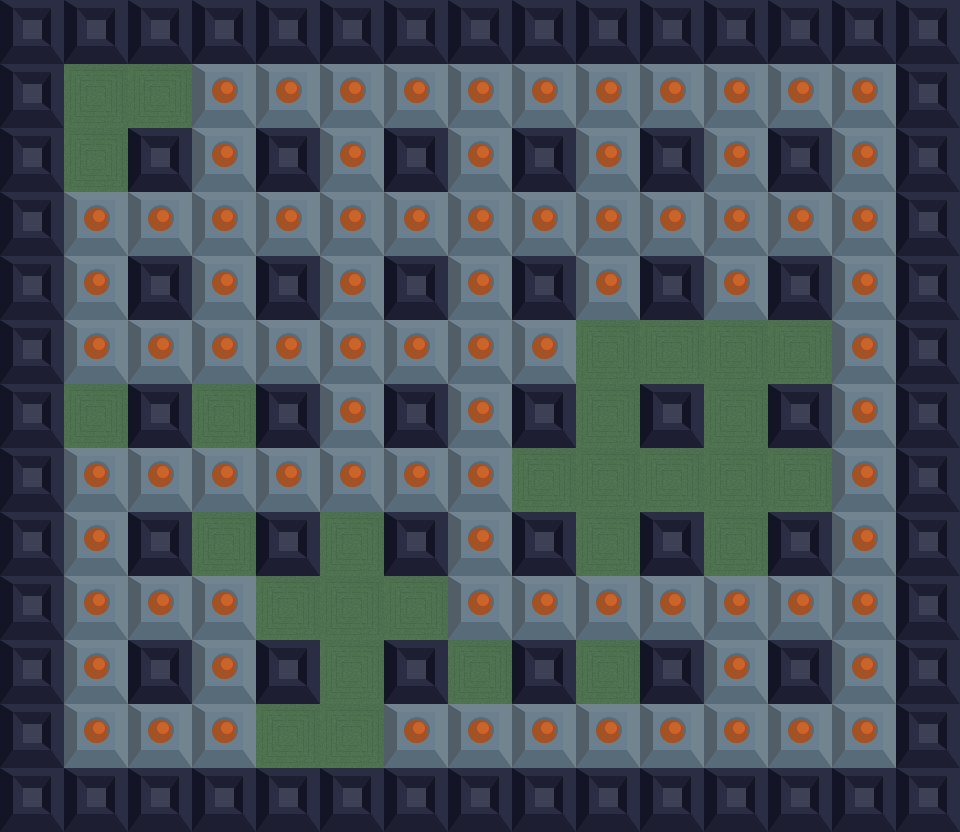

A level layout from a 2D game, rendered from its tile map. Below: a short description, then the map file with tile-grid data replaced by summaries:
An orthogonal 15x13 tile map with 64x64 px tiles, 5 tile layers (BACKGROUND_LAYER, POWER_LAYER, EXIT_LAYER, SOLID_LAYER, ...), 7 tilesets and 122 objects.

<map version="1.0" orientation="orthogonal" renderorder="left-up" width="15" height="13" tilewidth="64" tileheight="64" nextobjectid="217">
 <tileset firstgid="1" name="Solid Block" tilewidth="64" tileheight="64" tilecount="1" columns="1">
  <image source="Sprites/Blocks/SolidBlock.png" width="64" height="64" />
 </tileset>
 <tileset firstgid="2" name="Exploding Block" tilewidth="64" tileheight="64" tilecount="1" columns="1">
  <image source="Sprites/Blocks/ExplodableBlock.png" width="64" height="64" />
 </tileset>
 <tileset firstgid="3" name="Background" tilewidth="64" tileheight="64" tilecount="1" columns="1">
  <image source="Sprites/Blocks/BackgroundTile.png" width="64" height="64" />
 </tileset>
 <tileset firstgid="4" name="BombPowerUp" tilewidth="64" tileheight="64" tilecount="1" columns="1">
  <image source="Sprites/Powerups/BombPowerup.png" width="64" height="64" />
 </tileset>
 <tileset firstgid="5" name="FlamePowerUp" tilewidth="64" tileheight="64" tilecount="1" columns="1">
  <image source="Sprites/Powerups/FlamePowerup.png" width="64" height="64" />
 </tileset>
 <tileset firstgid="6" name="SpeedPowerUp" tilewidth="64" tileheight="64" tilecount="1" columns="1">
  <image source="Sprites/Powerups/SpeedPowerup.png" width="64" height="64" />
 </tileset>
 <tileset firstgid="7" name="Exit" tilewidth="64" tileheight="64" tilecount="1" columns="1">
  <image source="Sprites/Blocks/Portal.png" width="64" height="64" />
 </tileset>
 <layer name="BACKGROUND_LAYER" width="15" height="13">
  <data>[195 cells, 195 non-empty, 1 distinct tile ids]</data>
 </layer>
 <layer name="POWER_LAYER" width="15" height="13">
  <data>[195 cells, 2 non-empty, 2 distinct tile ids]</data>
 </layer>
 <layer name="EXIT_LAYER" width="15" height="13">
  <data>[195 cells, 1 non-empty, 1 distinct tile ids]</data>
 </layer>
 <layer name="SOLID_LAYER" width="15" height="13">
  <data>[195 cells, 82 non-empty, 1 distinct tile ids]</data>
 </layer>
 <layer name="EXPLODING_LAYER" width="15" height="13">
  <data>[195 cells, 85 non-empty, 1 distinct tile ids]</data>
 </layer>
 <objectgroup name="Solid">
  <properties>
   <property name="destroyable" type="bool" value="false" />
  </properties>
  <object id="2" x="0" y="0" width="960" height="64" />
  <object id="4" x="0" y="0" width="64" height="832" />
  <object id="5" x="0" y="768" width="960" height="60" />
  <object id="6" x="896" y="0" width="64" height="832" />
  <object id="23" x="128" y="128" width="64" height="64" />
  <object id="24" x="128" y="256" width="64" height="64" />
  <object id="25" x="128" y="384" width="64" height="64" />
  <object id="28" x="128" y="512" width="64" height="64" />
  <object id="29" x="128" y="640" width="64" height="64" />
  <object id="35" x="256" y="128" width="64" height="64" />
  <object id="36" x="256" y="256" width="64" height="64" />
  <object id="37" x="256" y="384" width="64" height="64" />
  <object id="38" x="256" y="512" width="64" height="64" />
  <object id="39" x="256" y="640" width="64" height="64" />
  <object id="40" x="384" y="128" width="64" height="64" />
  <object id="41" x="384" y="256" width="64" height="64" />
  <object id="42" x="384" y="384" width="64" height="64" />
  <object id="43" x="384" y="512" width="64" height="64" />
  <object id="44" x="384" y="640" width="64" height="64" />
  <object id="45" x="512" y="640" width="64" height="64" />
  <object id="46" x="512" y="512" width="64" height="64" />
  <object id="47" x="512" y="384" width="64" height="64" />
  <object id="48" x="512" y="256" width="64" height="64" />
  <object id="49" x="512" y="128" width="64" height="64" />
  <object id="50" x="640" y="640" width="64" height="64" />
  <object id="51" x="640" y="512" width="64" height="64" />
  <object id="52" x="640" y="384" width="64" height="64" />
  <object id="53" x="640" y="256" width="64" height="64" />
  <object id="54" x="640" y="128" width="64" height="64" />
  <object id="55" x="768" y="640" width="64" height="64" />
  <object id="56" x="768" y="512" width="64" height="64" />
  <object id="57" x="768" y="384" width="64" height="64" />
  <object id="58" x="768" y="256" width="64" height="64" />
  <object id="59" x="768" y="128" width="64" height="64" />
 </objectgroup>
 <objectgroup name="Exploding">
  <properties>
   <property name="destroyable" type="bool" value="true" />
  </properties>
  <object id="65" x="256" y="64" width="64" height="64" />
  <object id="79" x="128" y="192" width="64" height="64" />
  <object id="81" x="128" y="448" width="64" height="64" />
  <object id="82" x="128" y="576" width="64" height="64" />
  <object id="83" x="128" y="320" width="64" height="64" />
  <object id="85" x="192" y="192" width="64" height="64" />
  <object id="86" x="128" y="704" width="64" height="64" />
  <object id="87" x="640" y="576" width="64" height="64" />
  <object id="93" x="256" y="320" width="64" height="64" />
  <object id="94" x="384" y="192" width="64" height="64" />
  <object id="95" x="320" y="320" width="64" height="64" />
  <object id="96" x="448" y="128" width="64" height="64" />
  <object id="97" x="448" y="512" width="64" height="64" />
  <object id="98" x="512" y="192" width="64" height="64" />
  <object id="99" x="704" y="256" width="64" height="64" />
  <object id="100" x="384" y="448" width="64" height="64" />
  <object id="101" x="704" y="192" width="64" height="64" />
  <object id="104" x="512" y="576" width="64" height="64" />
  <object id="105" x="768" y="192" width="64" height="64" />
  <object id="106" x="64" y="320" width="64" height="64" />
  <object id="107" x="768" y="576" width="64" height="64" />
  <object id="108" x="320" y="64" width="64" height="64" />
  <object id="109" x="384" y="64" width="64" height="64" />
  <object id="110" x="448" y="64" width="64" height="64" />
  <object id="111" x="512" y="64" width="64" height="64" />
  <object id="112" x="576" y="64" width="64" height="64" />
  <object id="113" x="640" y="64" width="64" height="64" />
  <object id="114" x="704" y="64" width="64" height="64" />
  <object id="115" x="768" y="64" width="64" height="64" />
  <object id="118" x="832" y="192" width="64" height="64" />
  <object id="119" x="832" y="256" width="64" height="64" />
  <object id="120" x="832" y="320" width="64" height="64" />
  <object id="121" x="832" y="384" width="64" height="64" />
  <object id="123" x="832" y="512" width="64" height="64" />
  <object id="124" x="832" y="576" width="64" height="64" />
  <object id="126" x="832" y="704" width="64" height="64" />
  <object id="145" x="704" y="704" width="64" height="64" />
  <object id="146" x="320" y="192" width="64" height="64" />
  <object id="147" x="640" y="704" width="64" height="64" />
  <object id="148" x="512" y="704" width="64" height="64" />
  <object id="149" x="64" y="704" width="64" height="64" />
  <object id="150" x="576" y="704" width="64" height="64" />
  <object id="151" x="768" y="704" width="64" height="64" />
  <object id="152" x="448" y="704" width="64" height="64" />
  <object id="153" x="384" y="704" width="64" height="64" />
  <object id="154" x="192" y="704" width="64" height="64" />
  <object id="155" x="256" y="448" width="64" height="64" />
  <object id="156" x="192" y="448" width="64" height="64" />
  <object id="158" x="192" y="576" width="64" height="64" />
  <object id="159" x="192" y="64" width="64" height="64" />
  <object id="163" x="192" y="640" width="64" height="64" />
  <object id="164" x="192" y="128" width="64" height="64" />
  <object id="165" x="64" y="448" width="64" height="64" />
  <object id="167" x="64" y="576" width="64" height="64" />
  <object id="168" x="64" y="640" width="64" height="64" />
  </objectgroup>
 <objectgroup name="Power">
  <!-- 3 objects omitted --></objectgroup>
 <objectgroup name="Exit">
  <!-- 1 objects omitted --></objectgroup>
</map>
<!-- 33 of 122 objects omitted -->
